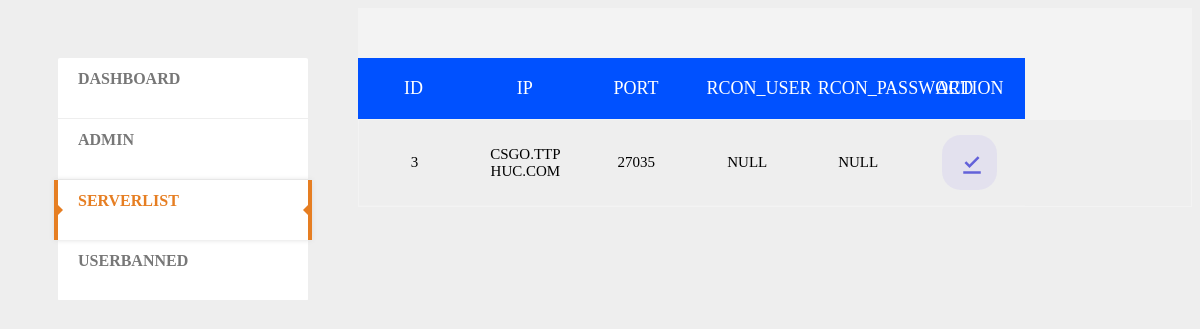
The app's page /admin/dashboard.php?page=serverlist&edit=3 with its own data.
### tables this page shows
CREATE TABLE `serverlist` (
  `id` bigint NOT NULL,
  `ip` varchar(255) NOT NULL,
  `port` varchar(255) NOT NULL,
  `rcon_user` varchar(255) DEFAULT NULL,
  `rcon_password` varchar(255) DEFAULT NULL
);

### admin/dashboard.php (the view, shortened to what this page needs)
<?php
	require ('connect.php');
?>
<!DOCTYPE html PUBLIC "-//W3C//DTD XHTML 1.0 Transitional//EN" "http://www.w3.org/TR/xhtml1/DTD/xhtml1-transitional.dtd">
<html xmlns="http://www.w3.org/1999/xhtml">
<head>
    <link href="css/dashboard.css" rel="stylesheet" type="text/css" />
</head>
<?php
	$page = $_GET['page'];
	$edit = $_GET['edit'];
	$delete = $_GET['delete'];
?>
<body>
<div class="container">
	<nav>
		<ul class="mcd-menu">
			<li>
				<a href="?page=dashboard"
				<?php
					if ($page == "dashboard")
					echo'class="active"';
				?> >
					<strong>Dashboard</strong>
				</a>
			</li>
			<?php
				$sql = "SHOW TABLES";
				$result = $conn->query($sql);
				if ($result->num_rows > 0) {
					while ($row = $result->fetch_array()) {
						echo '	<li> <a href="?page='.$row[0].'"';
						if ($page == $row[0]) {echo'class="active"'; }
									echo '><strong>'. $row[0]  .'</strong></a>
								</li>';
					}
				} else {
					echo "NO INFORMATION ON THIS DATABASE !!!";
				}
			 ?>
		</ul>
	</nav>
</div>
	<?php if($page <> "dashboard" && $edit=="" && $delete=="") { ?>
		<div class="tbl-header" >
			<table cellpadding="0" cellspacing="0" border="0">
				<thead>
					<tr>
						<?php
						$sql = "SELECT * FROM $page";
						$result = $conn->query($sql);
						if ($result->num_rows > 0) {
							$row = $result->fetch_assoc();
							foreach ($row as $key => $value) {
							echo '<th>'.$key .'</th>';
							}
						} ?>
						<th> action </th>
					</tr>
				</thead>
			</table>
	</div>
	<div class="tbl-content">
			<table cellpadding="0" cellspacing="0" border="0">
			<tbody align="center">
				<?php
				$sql = "SELECT * FROM $page";
				$result = $conn->query($sql);
				$id=0;
				if ($result->num_rows > 0) {
					while ($row = $result->fetch_assoc()) {
						echo '<tr>';
						foreach ($row as $key => $value) {
							if ($value <>'') {
								echo '<td >' . $value . '</td>';
							} else echo '<td > NULL </td>';
						}
						$id=$id+1;
						echo '<td >
						<a href="?page='.$page.'&edit='.$id.'"><deletebutton class="tooltip">
					  <svg style="color: blue" width="25" height="25" viewBox="0 0 20 20" fill="none" xmlns="http://www.w3.org/2000/svg">
					  <path d="M19 19H5V17H19V19ZM10 14.42L6 10.42L7.41 9.01L10 11.59L16.59 5L18 6.42L10 14.42Z" fill="#6361D9"></path> </svg>
						<span class="tooltiptext">Edit</span>
					  </deletebutton> </a>
					  <a href="?page='.$page.'&delete='.$id.'"><deletebutton class="tooltip">
						<svg xmlns="http://www.w3.org/2000/svg" fill="none" viewBox="0 0 20 20" height="25" width="25">
						  <path fill="#6361D9" d="M8.78842 5.03866C8.86656 4.96052 8.97254 4.91663 9.08305 4.91663H11.4164C11.5269 4.91663 11.6329 4.96052 11.711 5.03866C11.7892
						   5.11681 11.833 5.22279 11.833 5.33329V5.74939H8.66638V5.33329C8.66638 5.22279 8.71028 5.11681 8.78842 5.03866ZM7.16638 5.74939V5.33329C7.16638 4.82496
						   7.36832 4.33745 7.72776 3.978C8.08721 3.61856 8.57472 3.41663 9.08305 3.41663H11.4164C11.9247 3.41663 12.4122 3.61856 12.7717 3.978C13.1311 4.33745
						   13.333 4.82496 13.333 5.33329V5.74939H15.5C15.9142 5.74939 16.25 6.08518 16.25 6.49939C16.25 6.9136 15.9142 7.24939 15.5 7.24939H15.0105L14.2492
						   14.7095C14.2382 15.2023 14.0377 15.6726 13.6883 16.0219C13.3289 16.3814 12.8414 16.5833 12.333 16.5833H8.16638C7.65805 16.5833 7.17054 16.3814 6.81109
						    16.0219C6.46176 15.6726 6.2612 15.2023 6.25019 14.7095L5.48896 7.24939H5C4.58579 7.24939 4.25 6.9136 4.25 6.49939C4.25 6.08518 4.58579 5.74939 5
							5.74939H6.16667H7.16638ZM7.91638 7.24996H12.583H13.5026L12.7536 14.5905C12.751 14.6158 12.7497 14.6412 12.7497 14.6666C12.7497 14.7771 12.7058 14.8831
							12.6277 14.9613C12.5495 15.0394 12.4436 15.0833 12.333 15.0833H8.16638C8.05588 15.0833 7.94989 15.0394 7.87175 14.9613C7.79361 14.8831 7.74972 14.7771
							7.74972 14.6666C7.74972 14.6412 7.74842 14.6158 7.74584 14.5905L6.99681 7.24996H7.91638Z" clip-rule="evenodd" fill-rule="evenodd"></path>
						</svg>
						<span class="tooltiptext">delete</span>
					  </deletebutton></a>
					  </td>';
						echo '</tr>';
					}
				} else {
					echo 'NO INFORMATION';
				}
				?>
			</tbody>
			</table>
			<addbutton class="add-more">
			<span class="circle" aria-hidden="true">
			<span class="icon arrow"></span>
			</span>
			<span class="button-text">Add More</span>
			</addbutton>
	</div>
	<?php }
	else if ( $edit <> "") {
		?>
		<div class="tbl-header" >
			<table cellpadding="0" cellspacing="0" border="0">
				<thead>
					<tr>
						<?php
						$sql = "SELECT * FROM $page";
						$result = $conn->query($sql);
						if ($result->num_rows > 0) {
							$row = $result->fetch_assoc();
							foreach ($row as $key => $value) {
							echo '<th>'.$key .'</th>';
							}
						}?>
						<th> action </th>
					</tr>
				</thead>
			</table>
		</div>
		<div class="tbl-content">
			<table cellpadding="0" cellspacing="0" border="0" id="dataTable" method="POST">
			<tbody align="center">
				<?php
				$edit--;
				$sql = "SELECT * FROM $page LIMIT $edit, 1;";
				$result = $conn->query($sql);
				if ($result->num_rows > 0) {
						$row = $result->fetch_assoc();
						foreach ($row as $key => $value) {
							if ($value <>'') {
								echo '<td contenteditable="true">' . $value . '</td>';
							} else echo '<td contenteditable="true"> NULL </td>';
						}
						echo '<td >
						<input type="hidden" contenteditable="true" name="name" value= "'.$page.'" >
						<input type="hidden"contenteditable="true" name="id" value= "'.$edit.'" >
						<a class="save-btn"><deletebutton class="tooltip" type="submit">
					  <svg style="color: blue" width="25" height="25" viewBox="0 0 20 20" fill="none" xmlns="http://www.w3.org/2000/svg">
					  <path d="M19 19H5V17H19V19ZM10 14.42L6 10.42L7.41 9.01L10 11.59L16.59 5L18 6.42L10 14.42Z" fill="#6361D9"></path> </svg>
						<span class="tooltiptext" >DONE</span>
					  </deletebutton> </a></td></tr>';
					} else { echo 'NO INFORMATION';
				}
				?>
			</tbody>
			</table>
	</div>
<?php }
	?>
</body>
</html>

### admin/css/dashboard.css (style rules this page uses)
body { background: #EEE; overflow-x:hidden; }
.container { float: left; margin: 0px auto; padding: 50px 0; padding-left: 50px; width: 300px; }
@media only screen and (min-width: 1200px) { .container { width:300px; } }
.mcd-menu { list-style: none; padding: 0; margin: 0; background: #FFF; border-radius: 2px; -moz-border-radius: 2px; -webkit-border-radius: 2px; width: 250px; }
.mcd-menu li { position: relative; }
.mcd-menu li a { display: block; text-decoration: none; padding: 12px 20px; color: #777; text-align: left; height: 36px; position: relative; border-bottom: 1px solid #EEE; }
.mcd-menu li a strong { display: block; text-transform: uppercase; }
.mcd-menu li a i, .mcd-menu li a strong, .mcd-menu li a small { position: relative; transition: all 300ms linear; -o-transition: all 300ms linear; -ms-transition: all 300ms linear; -moz-transition: all 300ms linear; -webkit-transition: all 300ms linear; }
.mcd-menu li a.active { position: relative; color: #e67e22; border:0; box-shadow: 0 0 5px #DDD; -moz-box-shadow: 0 0 5px #DDD; -webkit-box-shadow: 0 0 5px #DDD; border-left: 4px solid #e67e22; border-right: 4px solid #e67e22; margin: 0 -4px; }
.mcd-menu li a.active:before { content: ""; position: absolute; top: 42%; left: 0; border-left: 5px solid #e67e22; border-top: 5px solid transparent; border-bottom: 5px solid transparent; }
.mcd-menu li a.active:after { content: ""; position: absolute; top: 42%; right: 0; border-right: 5px solid #e67e22; border-top: 5px solid transparent; border-bottom: 5px solid transparent; }
table { width:80%; table-layout: fixed; }
.tbl-header { background-color: rgba(255,255,255,0.3); min-height: auto; max-height:500px; overflow-x:auto; padding-top: 50px; }
.tbl-content { min-height: auto; max-height:500px; overflow-x:auto; margin-top: 0px; border: 1px solid rgba(255,255,255,0.3); }
th { padding: 20px 15px; text-align: center; font-weight: 500; font-size: 18px; vertical-align: middle; color: #ffffff; text-transform: uppercase; background-color: rgb(0, 81, 255); }
td { padding: 15px; text-align: center; font-family: inherit; vertical-align: middle; text-transform: uppercase; font-weight: 300; font-size: 15px; text-emphasis-color: #000000; color: #000000; border-bottom: solid 1px rgba(255,255,255,0.1); }
deletebutton { display: flex; flex-direction: column; justify-content: center; align-items: center; padding: 1em; border: 0px solid transparent; background-color: rgba(100,77,237,0.08); border-radius: 1.25em; transition: all 0.2s linear; }
.tooltip { position: relative; display: inline-block; }

### records on screen
serverlist: id "3", ip "CSGO.TTPHUC.COM", port "27035"

### other values on screen
$row[0] "ADMIN"
$row[0] "SERVERLIST"
$row[0] "USERBANNED"
$key "ID"
$key "IP"
$key "PORT"
$key "RCON_USER"
$key "RCON_PASSWORD"
